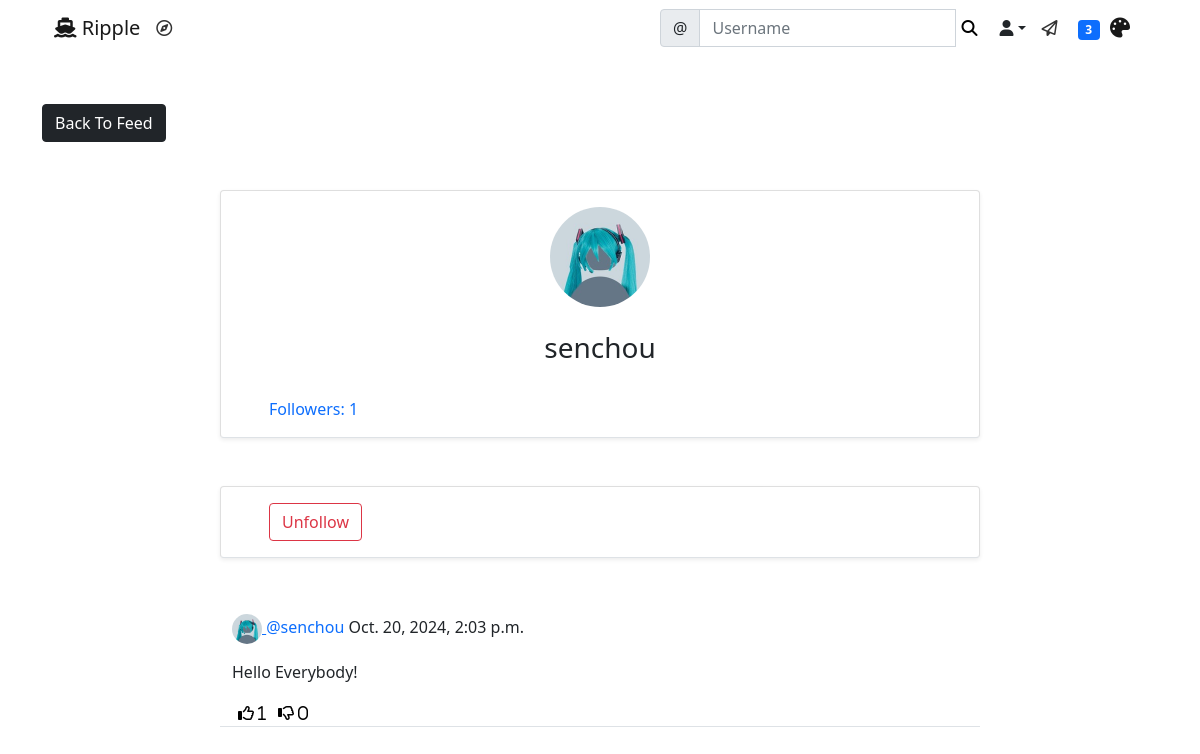
Page /social/profile/1 (signed in) on the committed database.
### social/models.py (models this page shows, shortened)
class UserProfile(models.Model):
    user = models.OneToOneField(User, primary_key=True, verbose_name='user', related_name='profile', on_delete=models.CASCADE)
    audio = models.FileField(upload_to='uploads/profile_audios', blank=True, null=True)
    name = models.CharField(max_length=30, blank=True, null=True)
    bio = models.TextField(max_length=500, blank=True, null=True)
    birth_date = models.DateField(null=True, blank=True)
    location = models.CharField(max_length=100, blank=True, null=True)
    picture = models.ImageField(upload_to='uploads/profile_pictures', default='uploads/profile_pictures/Default.jpg', blank=True)
    followers = models.ManyToManyField(User, blank=True, related_name='followers')

class Post(models.Model):
    shared_body = models.TextField(blank=True, null=True)
    body = models.TextField()
    image = models.ImageField(upload_to='uploads/post_photos', blank=True, null=True)
    created_on = models.DateTimeField(default=timezone.now)
    author = models.ForeignKey(User, on_delete=models.CASCADE)
    likes = models.ManyToManyField(User, blank=True, related_name='likes')
    dislikes = models.ManyToManyField(User, blank=True, related_name='dislikes')
    tags = models.ManyToManyField('Tag', blank=True)

### social/views.py (the view)
# urls.py: path('profile/<int:pk>', ProfileView.as_view(), name='profile'),
class ProfileView(View):
    def get(self, request, pk, *args, **kwargs):
        global is_following
        profile = UserProfile.objects.get(pk=pk)
        user = profile.user
        posts = Post.objects.filter(author=user).order_by('-created_on')
        followers = profile.followers.all()
        number_of_followers = len(followers)
        if len(followers) == 0:
            is_following = False
        for follower in followers:
            if follower == request.user:
                is_following = True
                break
            else:
                is_following = False
        context = {
            'user': user,
            'profile': profile,
            'posts': posts,
            'number_of_followers': number_of_followers,
            'is_following': is_following,
        }
        return render(request, 'social/profile.html', context)

### landing/templatetags/custom_tags.py (called while the page is built)
@register.inclusion_tag('social/show_notifications.html', takes_context=True)
def show_notifications(context):
    request_user = context['request'].user
    notifications = Notification.objects.filter(to_user=request_user).exclude(user_has_seen=True).order_by('-date')
    return {'notifications': notifications}

### social/templates/social/profile.html (shortened to what this page needs)
{% extends 'landing/base.html' %}
{% block content %}
    <div class="container">
        <div class="row mt-5">
            <div class="col-md-3 col-sm-6">
                <a href="{% url 'post-list' %}" class="btn btn-dark">Back To Feed</a>
            </div>
        </div>
        <div class="row justify-content-center mt-5">
            <div class="card shadow-sm col-md-8 col-sm-12 border-bottom px-5 pt-3">
                <div class="text-center">
                    <img src="{{ profile.picture.url }}" class="rounded-circle" width="100" height="100" />
                        {% if profile.name %}
                        <h3 class="py-4">{{ profile.name }}
                            <span>
                                {% if request.user == user %}
                                    <a href="{% url 'profile-edit' profile.pk %}" class="edit-color"><i class="far fa-edit">
                                    </i></a>
                                {% endif %}
                            </span>
                            {% else %}
                            <h3 class="py-4">{{ user.username }}
                            </h3>
                            {% endif %}
                    </div>
                <div class="mb-3">
                    <a href="{% url 'list-followers' profile.pk %}" class="post-link">Followers: {{ number_of_followers }}</a>
                </div>
            </div>
        </div>
        <div class="row justify-content-center mt-5">
            <div class="card shadow-sm col-md-8 col-sm-12 border-bottom px-5 py-3">
                 {% if user == request.user %}
                    {% else %}
                    {% if is_following %}
                        <form method="POST" action="{% url 'remove-follower' profile.pk %}">
                            <button class="btn btn-outline-danger" type="submit">Unfollow</button>
                        </form>
                        {% else %}
                        <form method="POST" action="{% url 'add-follower' profile.pk %}">
                            {% csrf_token %}
                            <button class="btn btn-outline-success" type="submit">Follow</button>
                        </form>
                        {% endif %}
                    {% endif %}
            </div>
        </div>
        {% for post in posts %}
        <div class="row justify-content-center mt-5">
            <div class="col-md-8 col-sm-12 border-bottom">
                <div>
                        <p class="post-text">
                            <a href="{% url 'profile' post.author.profile.pk %}">
                                <img class="rounded-circle post-img" height="30" width="30" src="{{ post.author.profile.picture.url }}" />
                            </a>
                            <a class="text-primary post-link" href="{% url 'profile' post.author.profile.pk %}">@{{ post.author }}</a> {{ post.created_on }}
                        </p>
                    </div>
                <div class="position-relative">
                    <div class="body">
                        <p>{{ post.body }}</p>
                    </div>
                </div>
                <div class="d-flex flex-row">
                    <form method="POST" action="{% url 'like' post.pk %}">
                        <button class="remove-default-btn" type="submit">
                            <i class="far fa-thumbs-up"> <span>{{ post.likes.all.count }}</span></i>
                        </button>
                    </form>
                    <form method="POST" action="{% url 'dislike' post.pk %}">
                        <button class="remove-default-btn" type="submit">
                            <i class="far fa-thumbs-down"> <span>{{ post.dislikes.all.count }}</span></i>
                        </button>
                    </form>
            </div>
        </div>
        {% endfor %}
    </div>
{% endblock content %}

### static/css/style.css (style rules this page uses)
.remove-default-btn { background-color: transparent; border: none; box-shadow: none; }
.post-link { text-decoration: none; }
.post-text { padding-top: 0.5rem; }
body { transition: background-color 0.3s, color 0.3s; }

### rows in the picture
UserProfile: picture (placeholder picture)
Post: author.profile.picture (placeholder picture), author "senchou", created_on "Oct. 20, 2024, 2:03 p.m.", body "Hello Everybody!", likes.all.count "1", dislikes.all.count "0"

### other values in the picture
{{ notifications.count }} "3"
{{ user.username }} "senchou"
{{ number_of_followers }} "1"
